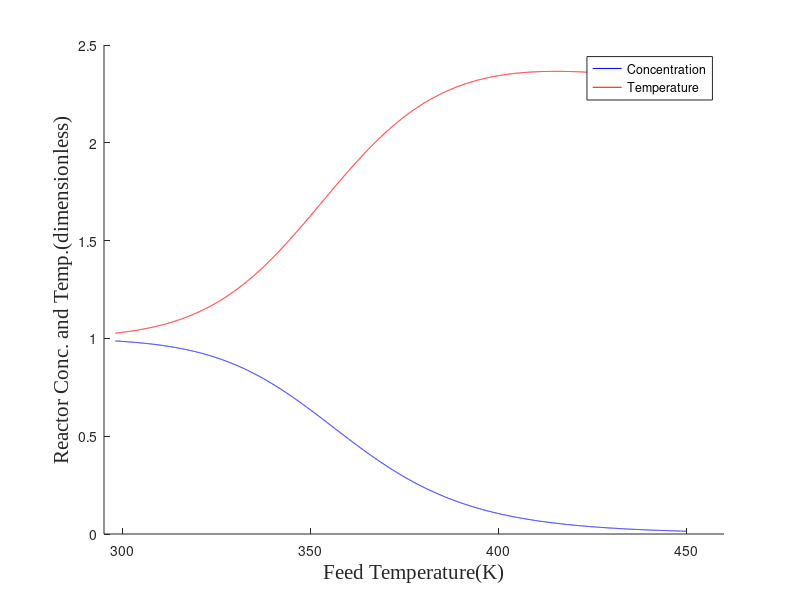

Recreate this plot in MATLAB.
%HW1-Prb7(a) 
%Navneet Singh(nsingh1@andrew.cmu.edu)

clc       %clear screen
clear all % clearing all stored variables
close all %close previous plots 

% Initializing given variables
v  = 18*10^-3;   %m^3
e  = 7550;       %K
q  = 60*10^-6;   %m^3/sec
cp = 4000;       %J/Kg.K
ko = 4.5*10^6;   %sec-1
cf = 3;          %kmol/m^3
del_h = -8*10^8; %J/Kmol
ro = 1000;       %kg/m^3

n  = 10000;      %dividing temeprature range into 'n' parts

tf = linspace(298,450,n); % tf ranges from room temperature to 450K.

k(1,:) = ko*exp(-e./tf(1,:));  % calculating k at different temperatures between 298K and 450K. 

c(1,:) = (q*cf)./(q + k(1,:).*v); %calculating value of c (reactor concentration) at different temperatures. 

t(1,:) = tf(1,:) - ((del_h*v)/(ro*cp*q)) .*k(1,:) .*  c(1,:); %calculating reactor temperature at different feed temperatures.  

c_d = c/cf;  %making reactor concentration dimensionless
t_d = t./tf; %making reactor temperature dimensionless 

figure
hold on 
%plotting required variables. 
plot(tf,c_d,'b')  
plot(tf,t_d,'r') 
ylabel('Reactor Conc. and Temp.(dimensionless)','fontsize',15,'fontname','times new roman')
xlabel('Feed Temperature(K)','fontsize',15,'fontname','times new roman')
legend('Concentration','Temperature')
xlim([295,460]); %setting appropriate x-axis limits. 


